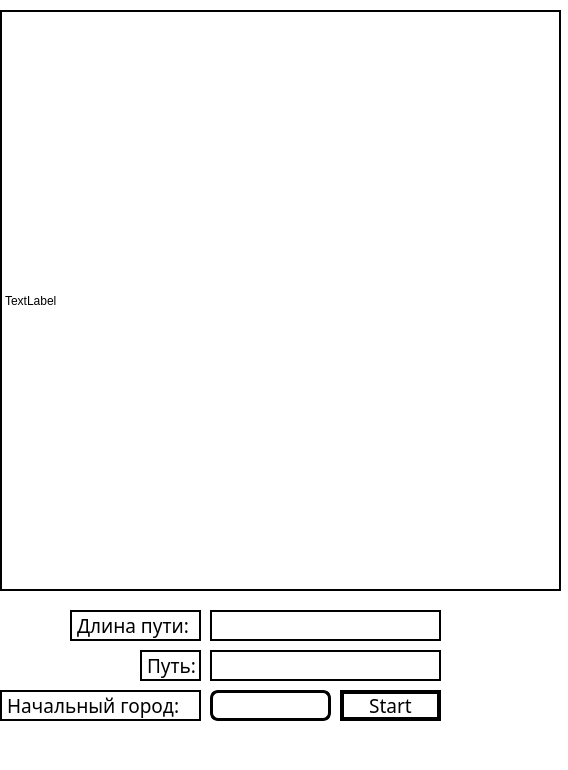
<?xml version="1.0" encoding="UTF-8"?>
<ui version="4.0">
 <class>MainWindow</class>
 <widget class="QMainWindow" name="MainWindow">
  <property name="geometry">
   <rect>
    <x>0</x>
    <y>0</y>
    <width>568</width>
    <height>770</height>
   </rect>
  </property>
  <property name="font">
   <font>
    <family>Impact</family>
    <pointsize>14</pointsize>
   </font>
  </property>
  <property name="windowTitle">
   <string>MainWindow</string>
  </property>
  <property name="styleSheet">
   <string notr="true">QWidget
{
background-color:rgb(255, 255, 255);
}

QLabel
{
background-color:rgb(255, 255, 255);
border: 2px solid rgb(0, 0, 0);
}

QTableWidget
{
color: rgb(0, 0, 0);
background-color:rgb(113, 107, 150);
border: 0px solid #706087;
}

QTableWidget::item
{
background-color:rgb(112, 96, 135);
}

QHeaderView::section
{
background-color:rgb(112, 96, 135);
}

QTableWidget QTableCornerButton::section {background-color: rgb(112, 96, 135); }

QLineEdit
{
color: rgb(0, 0, 0);
background-color:#ffffff;
border: 3px solid #000000;
border-radius: 8px;
padding: 0 2px;
selection-background-color:rgb(160, 152, 205);

}

QLineEdit:!focus
{
border:3px solid #000000; 

}

QPushButton
{
color: rgb(0, 0, 0);
background-color:#ffffff;
border: 4px solid #000000;
padding: 0 2px;
}

QPushButton:pressed
{
color: rgb(0, 0, 0);
background-color:#ffffff;
border: 3px solid #000000;
padding: 0 2px;
}

QCheckBox
{
background-color:rgb(150, 93, 135);
border: 4px solid rgb(116, 72, 105);
}</string>
  </property>
  <widget class="QWidget" name="centralwidget">
   <property name="font">
    <font>
     <family>Impact</family>
    </font>
   </property>
   <widget class="QPushButton" name="pushButton_start">
    <property name="geometry">
     <rect>
      <x>340</x>
      <y>690</y>
      <width>101</width>
      <height>31</height>
     </rect>
    </property>
    <property name="font">
     <font>
      <family>Impact</family>
      <pointsize>14</pointsize>
     </font>
    </property>
    <property name="text">
     <string>Start</string>
    </property>
   </widget>
   <widget class="QLineEdit" name="lineEdit">
    <property name="geometry">
     <rect>
      <x>210</x>
      <y>690</y>
      <width>121</width>
      <height>31</height>
     </rect>
    </property>
    <property name="font">
     <font>
      <family>Impact</family>
      <pointsize>14</pointsize>
     </font>
    </property>
   </widget>
   <widget class="QLabel" name="label_path">
    <property name="geometry">
     <rect>
      <x>210</x>
      <y>610</y>
      <width>231</width>
      <height>31</height>
     </rect>
    </property>
    <property name="font">
     <font>
      <family>Impact</family>
      <pointsize>14</pointsize>
     </font>
    </property>
    <property name="text">
     <string/>
    </property>
   </widget>
   <widget class="QLabel" name="label_way">
    <property name="geometry">
     <rect>
      <x>210</x>
      <y>650</y>
      <width>231</width>
      <height>31</height>
     </rect>
    </property>
    <property name="font">
     <font>
      <family>Impact</family>
      <pointsize>14</pointsize>
     </font>
    </property>
    <property name="text">
     <string/>
    </property>
   </widget>
   <widget class="QLabel" name="label">
    <property name="geometry">
     <rect>
      <x>140</x>
      <y>650</y>
      <width>61</width>
      <height>31</height>
     </rect>
    </property>
    <property name="font">
     <font>
      <family>Impact</family>
      <pointsize>14</pointsize>
     </font>
    </property>
    <property name="text">
     <string>Путь:</string>
    </property>
   </widget>
   <widget class="QLabel" name="label_2">
    <property name="geometry">
     <rect>
      <x>70</x>
      <y>610</y>
      <width>131</width>
      <height>31</height>
     </rect>
    </property>
    <property name="font">
     <font>
      <family>Impact</family>
      <pointsize>14</pointsize>
     </font>
    </property>
    <property name="text">
     <string>Длина пути:</string>
    </property>
   </widget>
   <widget class="QLabel" name="label_3">
    <property name="geometry">
     <rect>
      <x>0</x>
      <y>690</y>
      <width>201</width>
      <height>31</height>
     </rect>
    </property>
    <property name="font">
     <font>
      <family>Impact</family>
      <pointsize>14</pointsize>
     </font>
    </property>
    <property name="text">
     <string>Начальный город:</string>
    </property>
   </widget>
   <widget class="QLabel" name="graf">
    <property name="geometry">
     <rect>
      <x>0</x>
      <y>10</y>
      <width>561</width>
      <height>581</height>
     </rect>
    </property>
    <property name="text">
     <string>TextLabel</string>
    </property>
   </widget>
  </widget>
  <widget class="QMenuBar" name="menubar">
   <property name="geometry">
    <rect>
     <x>0</x>
     <y>0</y>
     <width>568</width>
     <height>19</height>
    </rect>
   </property>
  </widget>
  <widget class="QStatusBar" name="statusbar"/>
 </widget>
 <resources/>
 <connections/>
</ui>
